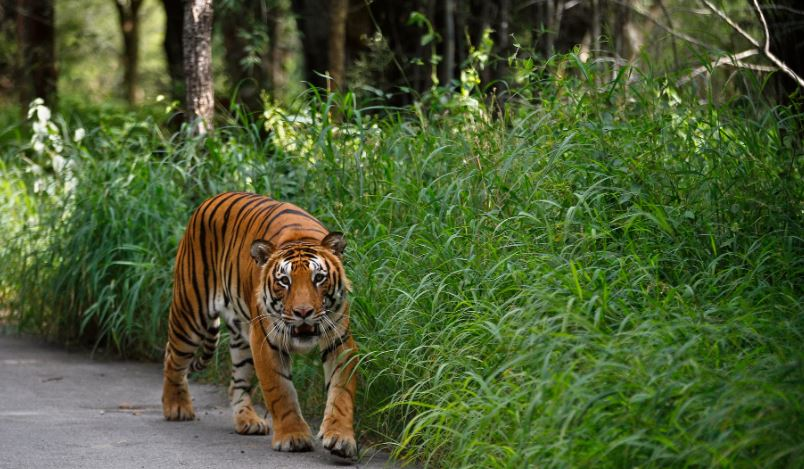
#> input picture A4/LRP/tiger.jpg, 804 x 469 px
$ jupyter execute --allow-errors 'Layerwise Relevance Propogation Rotations.ipynb'   (older library calls are emulated)
#> lines starting #> are read from the running program, lines starting #| are printed output that depends on the picture
# Notes

Modules are from: https://github.com/fhvilshoj/TorchLRP.git

# Imports

[cell 1]
import numpy as np
import matplotlib.pyplot as plt

from matplotlib.pyplot import imshow
import cv2

from PIL import Image

import lrp

import torch
import torch.nn as nn
from torch import topk
import torchvision
from torchvision import models, transforms

# Define Transform

#> (a cell that did not finish here is left out)

# Load model

#> (a cell that did not finish here is left out)

# Load labels

[cell 4]
def load_synset_classes(file_path):
    # load the synset text file for labels
#> called with file_path = 'labels.txt'
    all_classes = []
    with open(file_path, 'r') as f:
#> (reads A4/LRP/labels.txt from the repository)
        for line in f.readlines():
            label = line.strip().split(':', 1)[1].strip(" '").split(',')[0]
            label = label.strip("'")  # Remove any remaining single quotes
            all_classes.append(label)
    return all_classes

# get all the classes in a list
all_classes = load_synset_classes('labels.txt')

# Load image

[cell 5]
input_file = "tiger.jpg"

image = cv2.imread(input_file)
#> image is the input picture: shape (469, 804, 3); mean B, G, R 50.4, 92.9, 76.2
image = cv2.cvtColor(image, cv2.COLOR_BGR2RGB)
height, width, _ = image.shape
#> height = 469; width = 804

imshow(image)

# Variations

### Rotate 90

[cell 6]
rotated_image = cv2.rotate(image, cv2.ROTATE_90_CLOCKWISE)
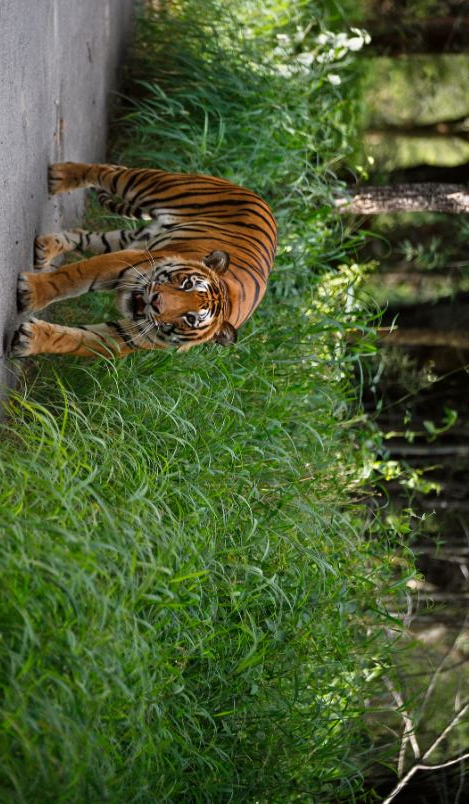
#> rotated_image: shape (804, 469, 3); mean R, G, B 76.2, 92.9, 50.4

### Rotate 90

[cell 7]
rotated_image2 = cv2.rotate(rotated_image, cv2.ROTATE_90_CLOCKWISE)
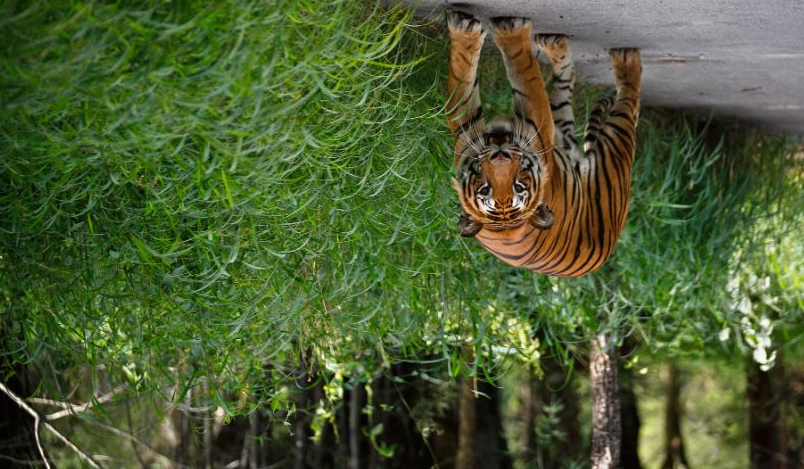
#> rotated_image2: shape (469, 804, 3); mean R, G, B 76.2, 92.9, 50.4

### Rotate 90

[cell 8]
rotated_image3 = cv2.rotate(rotated_image2, cv2.ROTATE_90_CLOCKWISE)
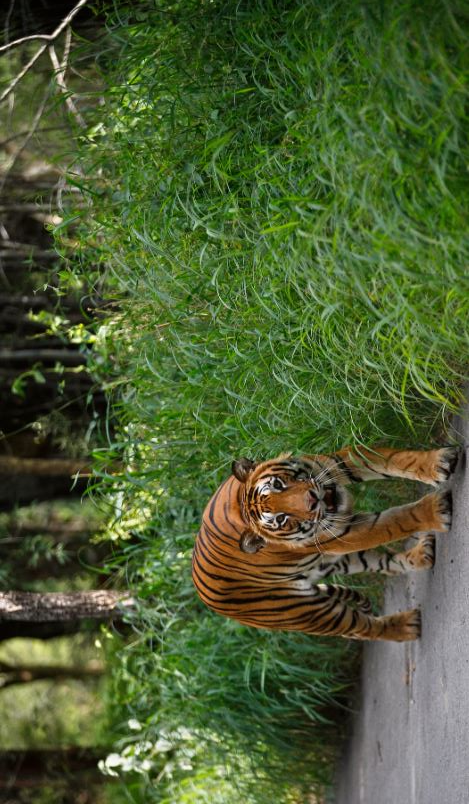
#> rotated_image3: shape (804, 469, 3); mean R, G, B 76.2, 92.9, 50.4

### Show results

[cell 9]
# Display the images in a 2x2 grid
fig, axs = plt.subplots(2, 2, figsize=(15, 10))

# Display the original image
axs[0,0].imshow(image)
axs[0,0].set_title('Original Image')
axs[0,0].axis('off')

# Display the flipped and noisy image
axs[0,1].imshow(rotated_image)
axs[0,1].set_title('90degree Image')
axs[0,1].axis('off')

# Display the noisy image
axs[1,0].imshow(rotated_image2)
axs[1,0].set_title('180degree Image')
axs[1,0].axis('off')

# Display the enhanced image
axs[1,1].imshow(rotated_image3)
axs[1,1].set_title('270degree Image')
axs[1,1].axis('off')

# Show the grid of images
plt.savefig("LRP_variations.jpg")
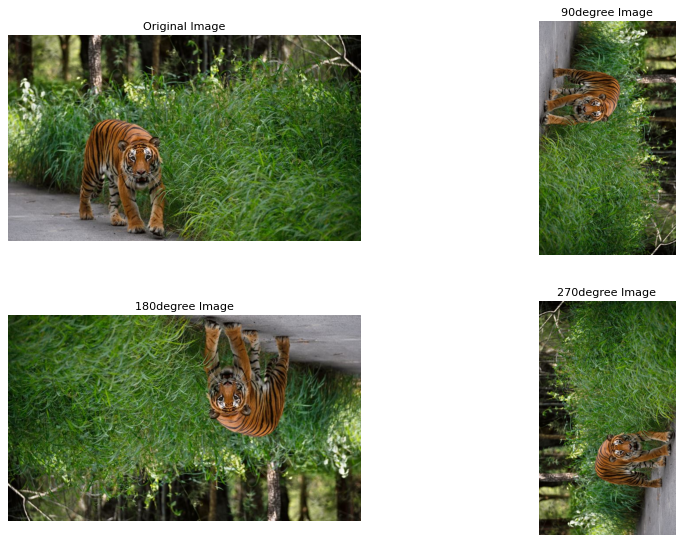
#> figure drawn by matplotlib, 4 panels
plt.show()
